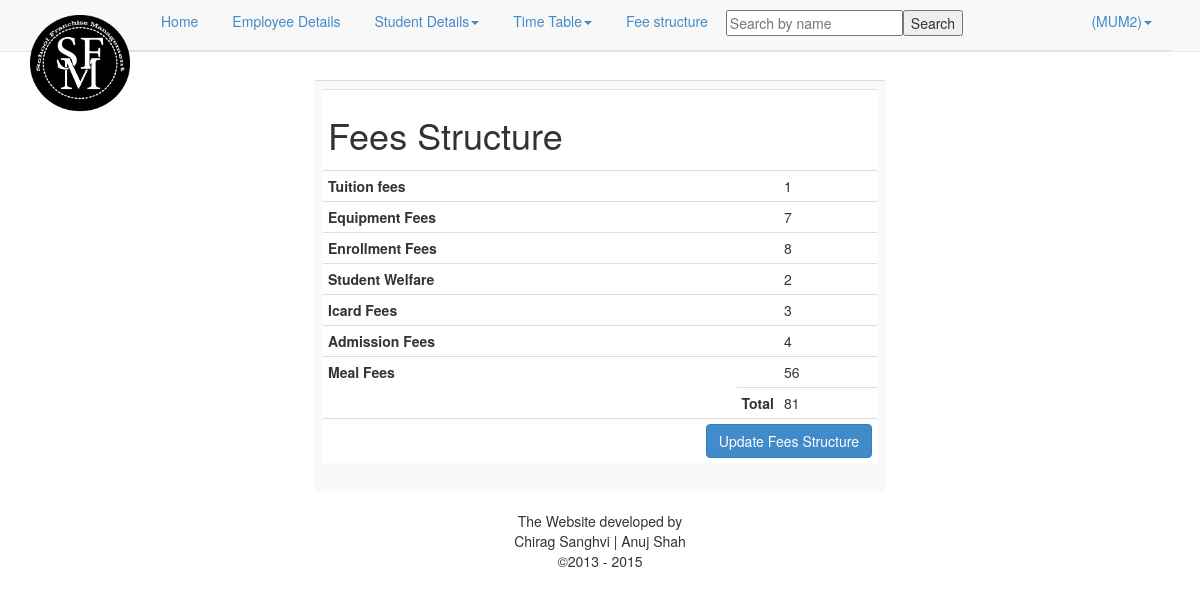
Screenshot of /branch_admin/fee.php (signed in) with the database file from the repository.
### tables this page shows
CREATE TABLE IF NOT EXISTS `fees` (
  `tution` int(11) NOT NULL,
  `enrollment` int(11) NOT NULL,
  `welfare` int(11) NOT NULL,
  `icard` int(11) NOT NULL,
  `admission` int(11) NOT NULL,
  `meal` int(11) NOT NULL,
  `equipment` int(11) NOT NULL,
  `branch_name` varchar(50) NOT NULL,
  PRIMARY KEY (`branch_name`)
);

### branch_admin/feetable.php (the view, shortened to what this page needs)
<table class="table table-condensed">
<?php
$branch_name=$_SESSION['admin'];
include("connect.php");
$qry = mysql_query("select * from fees where branch_name = '$branch_name'",$link);
if(mysql_num_rows($qry) != 0)
{
while($row = mysql_fetch_array($qry))
{
?>
<tr>
<th colspan="2"><h1>Fees Structure</h1></th>
</tr>
<tr>
<th>Tuition fees</th>
<td><?php echo $row['tution'];?></td>
</tr>
<tr>
<th>Equipment Fees</th>
<td><?php echo $row['equipment'];?></td>
</tr>
<tr>
<th>Enrollment Fees</th>
<td><?php echo $row['enrollment'];?></td>
</tr>
<tr>
<th>Student Welfare</th>
<td><?php echo $row['welfare'];?></td>
</tr>
<tr>
<th>Icard Fees</th>
<td><?php echo $row['icard'];?></td>
</tr>
<tr>
<th>Admission Fees</th>
<td><?php echo $row['admission'];?></td>
</tr>
<tr>
<th>Meal Fees</th>
<td><?php echo $row['meal'];?></td>
</tr>
 <tr>
<th class="pull-right">Total</th>
<td><?php echo $_SESSION['sum'];?></td>
</tr>
<?php }}?>
<tr>
<th colspan="3"><input class="btn btn-primary pull-right" type="submit" value = "Update Fees Structure" id="update" name="update" /></th>
</tr>
</table>

### rows the page displays
fees: tution "1", equipment "7", enrollment "8", welfare "2", icard "3", admission "4", meal "56"

### other values shown
$_SESSION['admin'] "MUM2"
